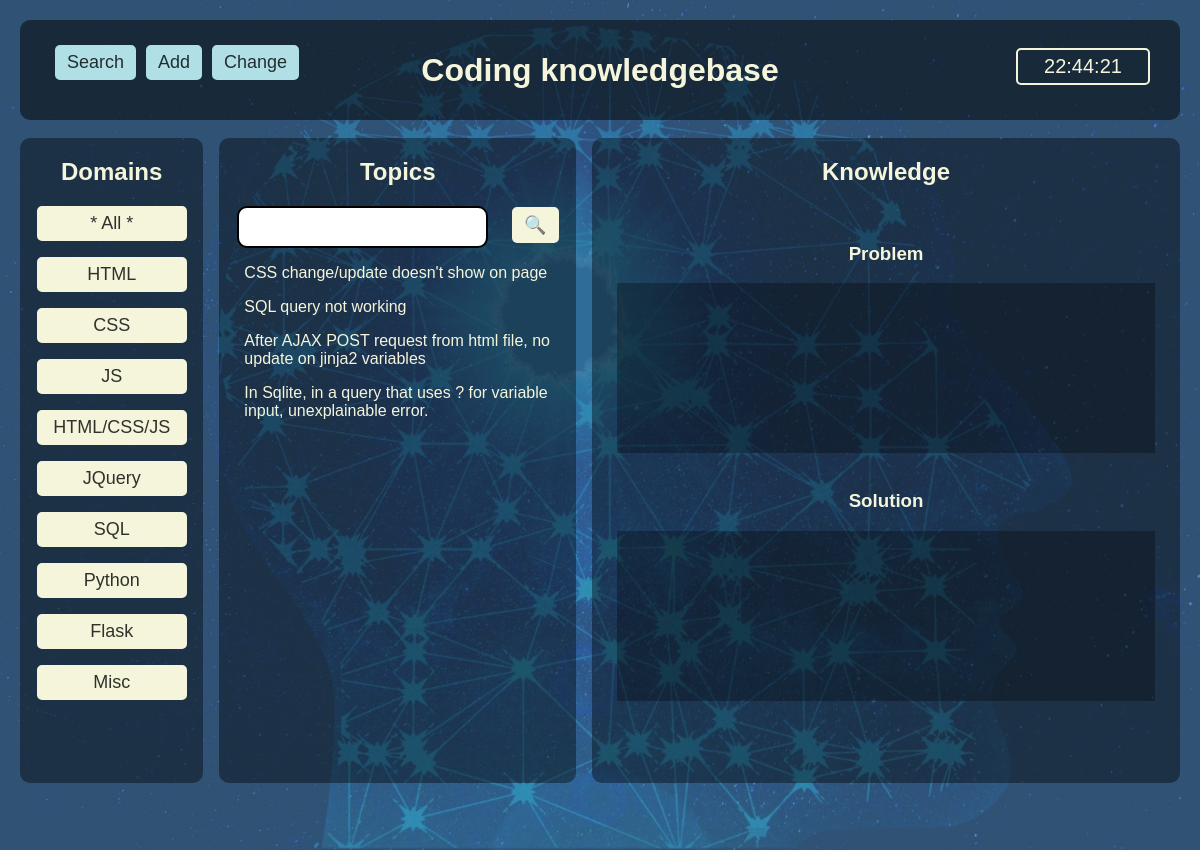
Before: / with the older database file.
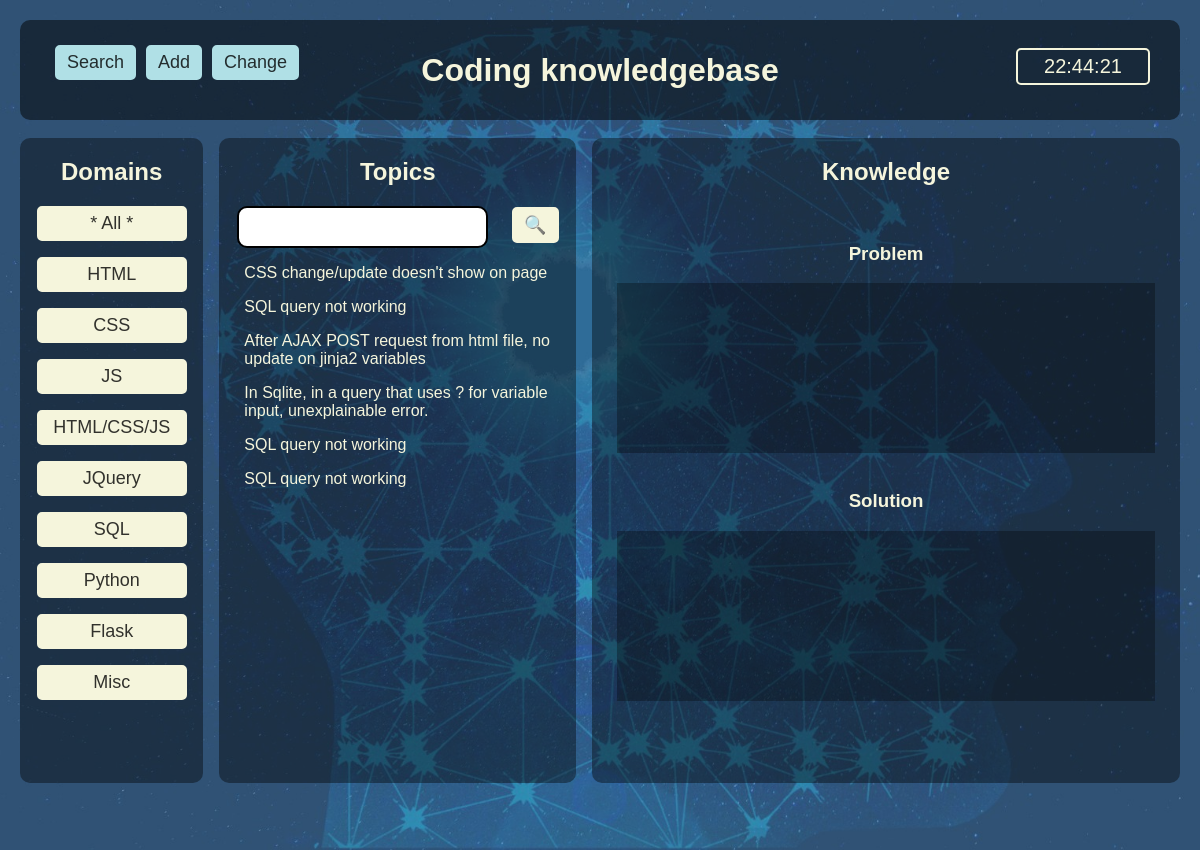
After: the same page with the newer database file.
### tables this page shows
CREATE TABLE domains (
                                        domain_id integer PRIMARY KEY,
                                        name text NOT NULL                                    
                                    );

CREATE TABLE topics (
                                        topic_id integer PRIMARY KEY,
                                        name text NOT NULL,
                                        domain int,
                                        foreign key(domain) references domains(domain_id)
                                    );

### flask_app.py (the view)
@app.route('/',methods=['GET','POST'])
def home():
    domain_list = []
    domain_list = get_domains()
    topic_list = []
    problem = ""
    solution = ""
    if request.method == "POST":
        action = request.form["action"]
        print(">>*>> action:", action)
        if action == "click_topic": #als de $.ajax gebruikt is (een van de topics geklikt)
            topic = request.form["topic"]
            topic_dict = get_1_topic(topic)
            problem = topic_dict["problem"].replace("\054","<br>").replace("\012","<br>")
            solution = topic_dict["solution"].replace("\054","<br>").replace("\012","<br>")
            resp = make_response(render_template('index.html', domain_list=domain_list, topic_list=topic_list, problem=problem, solution=solution))
            resp.set_cookie('problem', problem)
            resp.set_cookie('solution',solution)
        elif action == "search": #als de search button is aangeklikt
            search_str = request.form["search_str"]
            print(">> Search-str: >> ", search_str)
            topic_list = topics_searched(search_str)
            print(">> Topic-list: >> ", topic_list)
            resp = make_response(render_template('index.html', domain_list=domain_list, topic_list=topic_list, problem=problem, solution=solution))
        else: #als een van de domain buttons geklikt is.
            domain = request.form["action"]
            if domain == "All":
                topic_list = get_topics()
            else:
                topic_list = topics_filtered(domain)
            resp = make_response(render_template('index.html', domain_list=domain_list, topic_list=topic_list, problem=problem, solution=solution))
    else:
        topic_list = get_topics()
        resp = make_response(render_template('index.html', domain_list=domain_list, topic_list=topic_list, problem=problem, solution=solution))
    return resp

### db.py (called while the page is built)
def connect_to_db(db_file):
    conn = None
    try:
        conn = sqlite3.connect(db_file)
        print("** Connection established")
        return conn
    except Error as e:
        print(e)
    return conn

def get_domains():
    database = "knowledge.db"
    conn = connect_to_db(database)
    c = conn.cursor()
    query = '''select name from domains'''
    c.execute(query)
    data = c.fetchall()
    output = []
    for d in data:
        output.append(d[0])
    return output

def get_topics():
    database = "knowledge.db"
    conn = connect_to_db(database)
    c = conn.cursor()
    query = '''select name, domain from topics'''
    c.execute(query)
    data = c.fetchall()
    output = []
    for d in data:
        output.append(d[0])
    return output

### templates/index.html (shortened to what this page needs)
<!DOCTYPE html>
<html lang="en">
<head>
    <link rel="stylesheet" href="/static/style.css">
</head>
<body onload="startTime()">
    <div class="container">
        <div class="top">
            <div class="top-menu">
                <a href="/"><button class="top_btn">Search</button></a>
                <a href="/new"><button class="top_btn">Add</button></a>
                <a href="/change"><button class="top_btn">Change</button></a>
            </div>
            <h1>Coding knowledgebase</h1>
            <div id="clock"></div>
        </div>
        <div class="main">
            <div id="index1">
                <h2>Domains</h2>
                <form method="POST">
                    <p><button type="submit" name="action" value="All" class="domain_btn">* All *</button></p>
                    {% for domain in domain_list %}
                        <p><button type="submit" name="action" value="{{domain}}" class="domain_btn">{{domain}}</button></p>
                    {% endfor %}
                </form>
            </div>
            <div id="index2">
                <h2>Topics</h2>
                <form method="POST" action="">
                <input name="search_str" class="topic_search" type="text">
                <button type="submit" name="action" value="search" class="search_btn">&#x1F50D;</button>
                </form>
                <div class="topic_list">
                    {% for topic in topic_list %}
                        <p class="topic">{{topic}}</p>
                    {% endfor %}
                </div>
            </div>
            <div id="knowledge">
                <h2>Knowledge</h2>
                <br>
                <h3>Problem</h3>
                <div id="problem">{{problem|safe}}</div>
                <br>
                <h3>Solution</h3>
                <div id="solution">{{solution|safe}}</div>
            </div>
        </div>
    </div>
</body>
</html>

Changed rows visible on the page:
added topics: name "SQL query not working"
added topics: name "SQL query not working"
